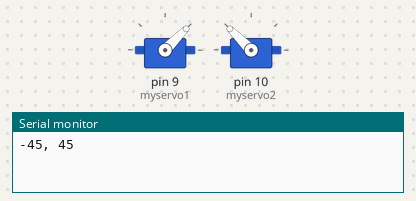
This sketch was run on a simulated Arduino Uno, built with avr-gcc and run on an emulated ATmega328P. Shown: 2 × servo, the last lines printed to the serial monitor.

Above: at 1.05 s.
At 2.25 s:
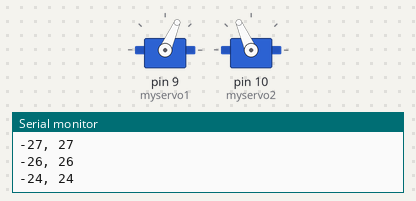
At 3.5 s:
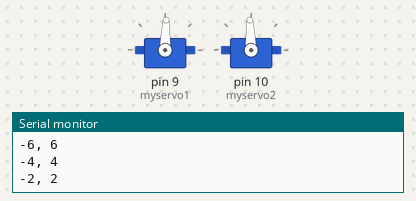
At 6.0 s:
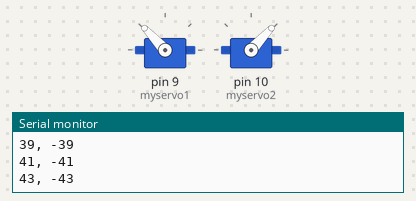
Timing chart, 0 to 7.5 s (numbered marks = the images above):
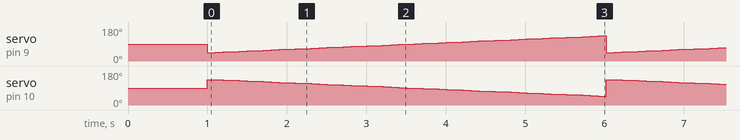

The sketch:

SampleServo.ino
```cpp
#include <Servo.h>
Servo myservo1, myservo2;

void setup() {
  // put your setup code here, to run once:
  Serial.begin(115200);
  myservo1.attach( 9, 834, 2168);
  myservo2.attach(10, 834, 2168);
  myservo1.write(90);
  myservo2.write(90);
  delay(1000);
}

long TMAX=(50);

#define THETA2SERVO(theta) ((theta)+90) // from theta to servo command angle

void loop() {
  int theta1deg, theta2deg;
  // put your main code here, to run repeatedly:
  for (int t = 0; t < TMAX; t++) {
    theta1deg = -45 + 90 * t/TMAX;
    theta2deg =  45 - 90 * t/TMAX;
    myservo1.write(THETA2SERVO(theta1deg));
    myservo2.write(THETA2SERVO(theta2deg));
    Serial.print(theta1deg); Serial.print(", "); Serial.println(theta2deg);
    delay(100);
  }
}
```
